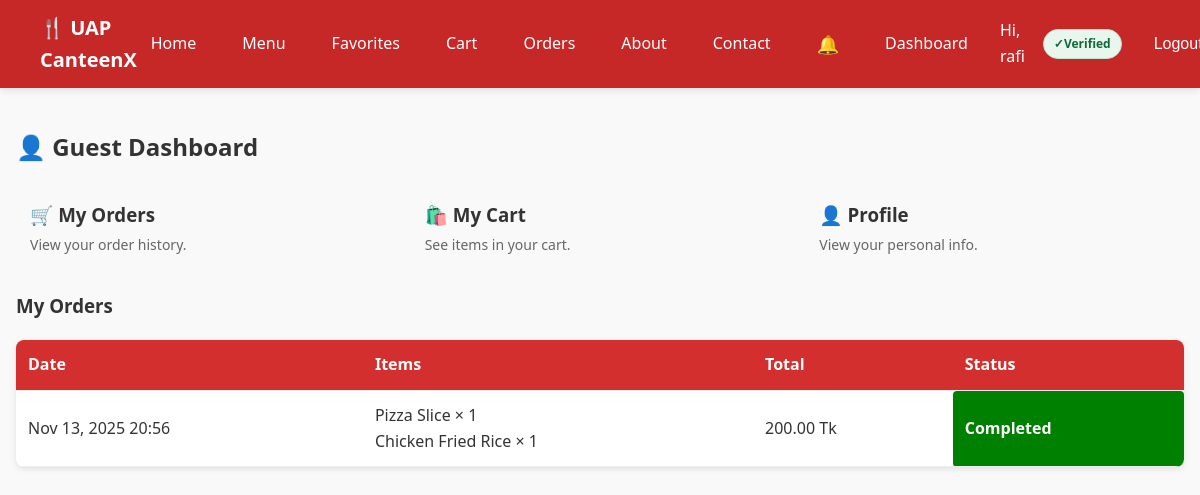
Before: /dashboard/ (signed in) with the older database file.
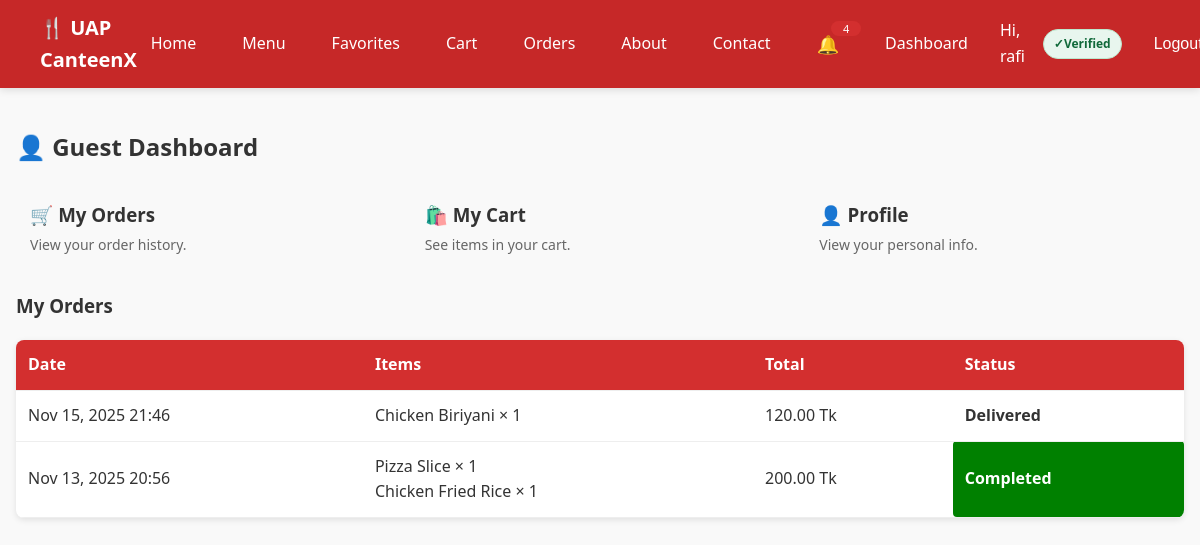
After: the same page with the newer database file.
### my_canteen/models.py (models this page shows, shortened)
class Order(models.Model):
    STATUS_CHOICES = [
        ('pending', 'Pending'),
        ('accepted', 'Accepted'),
        ('preparing', 'Preparing'),
        ('ready', 'Ready'),
        ('delivered', 'Delivered'),
        ('completed', 'Completed'),
        ('cancelled', 'Cancelled'),
    ]
    PAYMENT_STATUS_CHOICES = [('unpaid', 'Unpaid'), ('paid', 'Paid')]
    PAYMENT_METHOD_CHOICES = [
        ('cash', 'Cash'),
        ('mock_card', 'Mock Card'),
        ('stripe', 'Stripe'),
        ('sslcommerz', 'SSLCommerz'),
    ]
    user = models.ForeignKey(User, on_delete=models.CASCADE)
    total_price = models.DecimalField(max_digits=8, decimal_places=2)
    address = models.CharField(max_length=255)
    status = models.CharField(max_length=20, choices=STATUS_CHOICES, default='pending')
    payment_status = models.CharField(max_length=10, choices=PAYMENT_STATUS_CHOICES, default='unpaid')
    payment_method = models.CharField(max_length=10, choices=PAYMENT_METHOD_CHOICES, default='cash')
    created_at = models.DateTimeField(auto_now_add=True)

class OrderItem(models.Model):
    order = models.ForeignKey(Order, on_delete=models.CASCADE)
    item = models.ForeignKey(MenuItem, on_delete=models.CASCADE)
    quantity = models.PositiveIntegerField(default=1)
    unit_price = models.DecimalField(max_digits=6, decimal_places=2)

class MenuItem(models.Model):
    name = models.CharField(max_length=100)
    description = models.TextField(blank=True)
    price = models.DecimalField(max_digits=6, decimal_places=2)
    stock = models.PositiveIntegerField(default=0)
    image = models.ImageField(upload_to='menu/', blank=True, null=True)
    category = models.ForeignKey(Category, on_delete=models.CASCADE, null=True)
    is_active = models.BooleanField(default=True)
    is_popular = models.BooleanField(default=False)
    rating_avg = models.FloatField(default=0)
    rating_count = models.PositiveIntegerField(default=0)

### my_canteen/views.py (the view)
# urls.py: path("dashboard/", views.dashboard, name="dashboard"),
@login_required
def dashboard(request):
    profile = UserProfile.objects.select_related("user").get(user=request.user)
    real_role = profile.role
    effective_role = get_effective_role(real_role)
    if effective_role in ["admin", "vendor"]:
        orders = Order.objects.all().order_by("-created_at")
        items = MenuItem.objects.all()
    elif effective_role == "staff":
        orders = Order.objects.filter(
            status__in=["accepted", "preparing"]
        ).order_by("-created_at")
        items = None
    else:
        orders = Order.objects.filter(user=request.user).order_by("-created_at")
        items = None
    title_map = {
        "admin": "🛠 Admin Dashboard",
        "vendor": "🏪 Vendor Dashboard",
        "staff": "👨‍🍳 Staff Dashboard",
        "student": "🎓 Student Dashboard",
        "faculty": "🎓 Faculty Dashboard",
        "guest": "👋 Welcome",
    }
    dashboard_title = title_map.get(real_role, "Dashboard")
    template_name = f"my_canteen/dashboard/{real_role}.html"
    ctx = {
        "profile": profile,
        "orders": orders,
        "items": items,
        "real_role": real_role,
        "effective_role": effective_role,
        "dashboard_title": dashboard_title,
    }
    return render(request, template_name, ctx)

### my_canteen/context_processors.py (called while the page is built)
def favorites_processor(request):
    if request.user.is_authenticated:
        fav_ids = Favorite.objects.filter(user=request.user).values_list('item_id', flat=True)
        return {"favorite_items": set(fav_ids)}
    return {"favorite_items": set()}

def cart_count(request):
    cart = request.session.get("cart", {})
    return {"cart_count": sum(cart.values())}

def notifications_context(request):
    if request.user.is_authenticated:
        unread_count = Notification.objects.filter(user=request.user, is_read=False).count()
    else:
        unread_count = 0
    return {
        "unread_notifications": unread_count
    }

### my_canteen/views.py (called while the page is built)
def get_effective_role(real_role: str) -> str:
    if real_role == "admin":
        return "vendor"
    if real_role == "vendor":
        return "admin"
    return real_role

### my_canteen/templates/my_canteen/dashboard/guest.html
{% extends "my_canteen/base.html" %}
{% block content %}
<h2>👤 Guest Dashboard</h2>
<div style="display:grid;grid-template-columns:repeat(auto-fit,minmax(180px,1fr));gap:16px;margin-bottom:20px;">
  <a href="{% url 'orders' %}"
     class="surface"
     style="padding:14px;border-radius:10px;text-decoration:none;display:block;">
    <h3 style="margin:0 0 4px;">🛒 My Orders</h3>
    <p style="margin:0;color:#666;font-size:14px;">View your order history.</p>
  </a>
  <a href="{% url 'cart' %}"
     class="surface"
     style="padding:14px;border-radius:10px;text-decoration:none;display:block;">
    <h3 style="margin:0 0 4px;">🛍️ My Cart</h3>
    <p style="margin:0;color:#666;font-size:14px;">See items in your cart.</p>
  </a>
  <a href="{% url 'profile' %}"
     class="surface"
     style="padding:14px;border-radius:10px;text-decoration:none;display:block;">
    <h3 style="margin:0 0 4px;">👤 Profile</h3>
    <p style="margin:0;color:#666;font-size:14px;">View your personal info.</p>
  </a>
</div>
<h3>My Orders</h3>
<table class="orders-table">
    <tr>
      <th>Date</th>
      <th>Items</th>
      <th>Total</th>
      <th>Status</th>
    </tr>
    {% for order in orders %}
    <tr>
        <td>{{ order.created_at|date:"M d, Y H:i" }}</td>
        <td>
            {% for oi in order.orderitem_set.all %}
                {{ oi.item.name }} × {{ oi.quantity }} <br>
            {% endfor %}
        </td>
        <td>{{ order.total_price }} Tk</td>
        <td class="status {{ order.status }}">{{ order.status }}</td>
    </tr>
    {% empty %}
      <tr>
        <td colspan="4" style="text-align:center;">No orders yet.</td>
      </tr>
    {% endfor %}
</table>
{% endblock %}

### my_canteen/templates/my_canteen/base.html (shortened to what this page needs)
{% load static %}
<!DOCTYPE html>
<html lang="en">
<head>
  <link rel="stylesheet" href="{% static 'my_canteen/css/styles.css' %}"/>
</head>
<body>
  <nav class="navbar">
    <div class="logo">🍴 UAP CanteenX</div>
    <ul class="nav-links">
      <li><a href="{% url 'home' %}">Home</a></li>
      <li><a href="{% url 'menu' %}">Menu</a></li>
      <li><a href="{% url 'favorites' %}"> Favorites</a></li>
      <li>
        <a href="{% url 'cart' %}">
          Cart
        </a>
      </li>
      <li><a href="{% url 'orders' %}">Orders</a></li>
      <li><a href="{% url 'about' %}">About</a></li>
      <li><a href="{% url 'contact' %}">Contact</a></li>
      {% if user.is_authenticated %}
        <li style="position:relative;">
          <a href="{% url 'notifications' %}"
             style="display:inline-flex;align-items:center;justify-content:center;
                    font-size:18px;text-decoration:none;">
            🔔
          </a>
          {% if unread_notifications > 0 %}
            <span style="
              position:absolute;
              top:-4px;
              right:-8px;
              background:#d32f2f;
              color:#fff;
              font-size:11px;
              padding:2px 6px;
              border-radius:999px;
              line-height:1;
              min-width:18px;
              text-align:center;
            ">
              {{ unread_notifications }}
            </span>
          {% endif %}
        </li>
        <li><a href="{% url 'dashboard' %}">Dashboard</a></li>
        <li class="nav-user">Hi, {{ user.username }}</li>
        <li>
          {% if user.is_active %}
            <span class="badge badge-verified">Verified</span>
          {% else %}
            <span class="badge badge-unverified">Email not verified</span>
          {% endif %}
        </li>
        <li>
          <form action="{% url 'logout' %}" method="post" style="display:inline;">
            <button type="submit" class="link-like">Logout</button>
          </form>
        </li>
      {% else %}
        <li><a href="{% url 'login' %}">Login</a></li>
        <li><a class="btn" href="{% url 'signup' %}">Signup</a></li>
      {% endif %}
    </ul>
  </nav>
  <main class="container">
    {% block content %}{% endblock %}
  </main>
</body>
</html>

Changed rows visible on the page:
added Order: created_at "Nov 15, 2025 21:46", total_price "120.00", status "Delivered"
added OrderItem: item.name "Chicken Biriyani", quantity "1", shown under "Nov 15, 2025 21:46"
Other visible differences:
{{ unread_notifications }}: (not shown) → "4"
